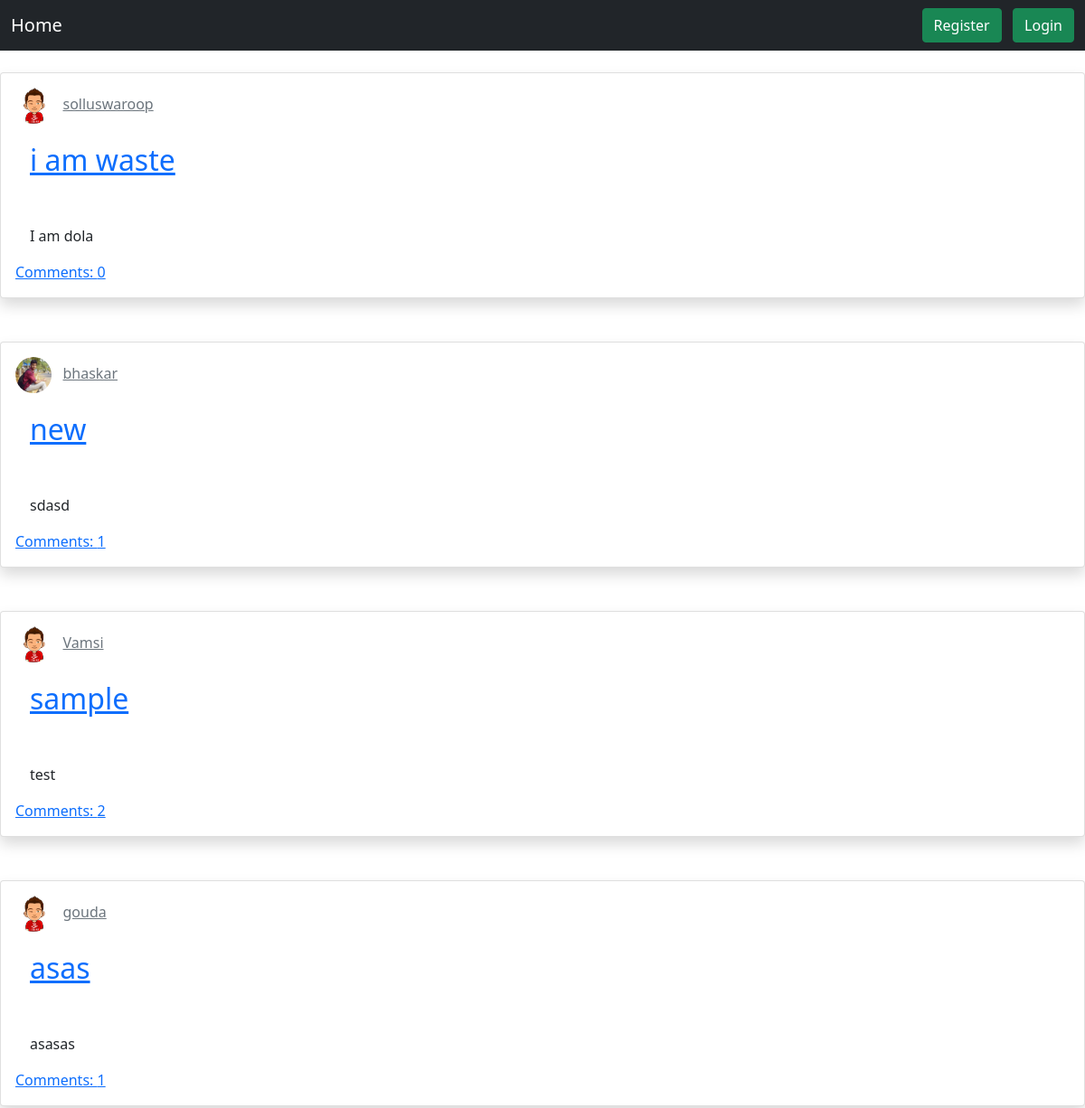
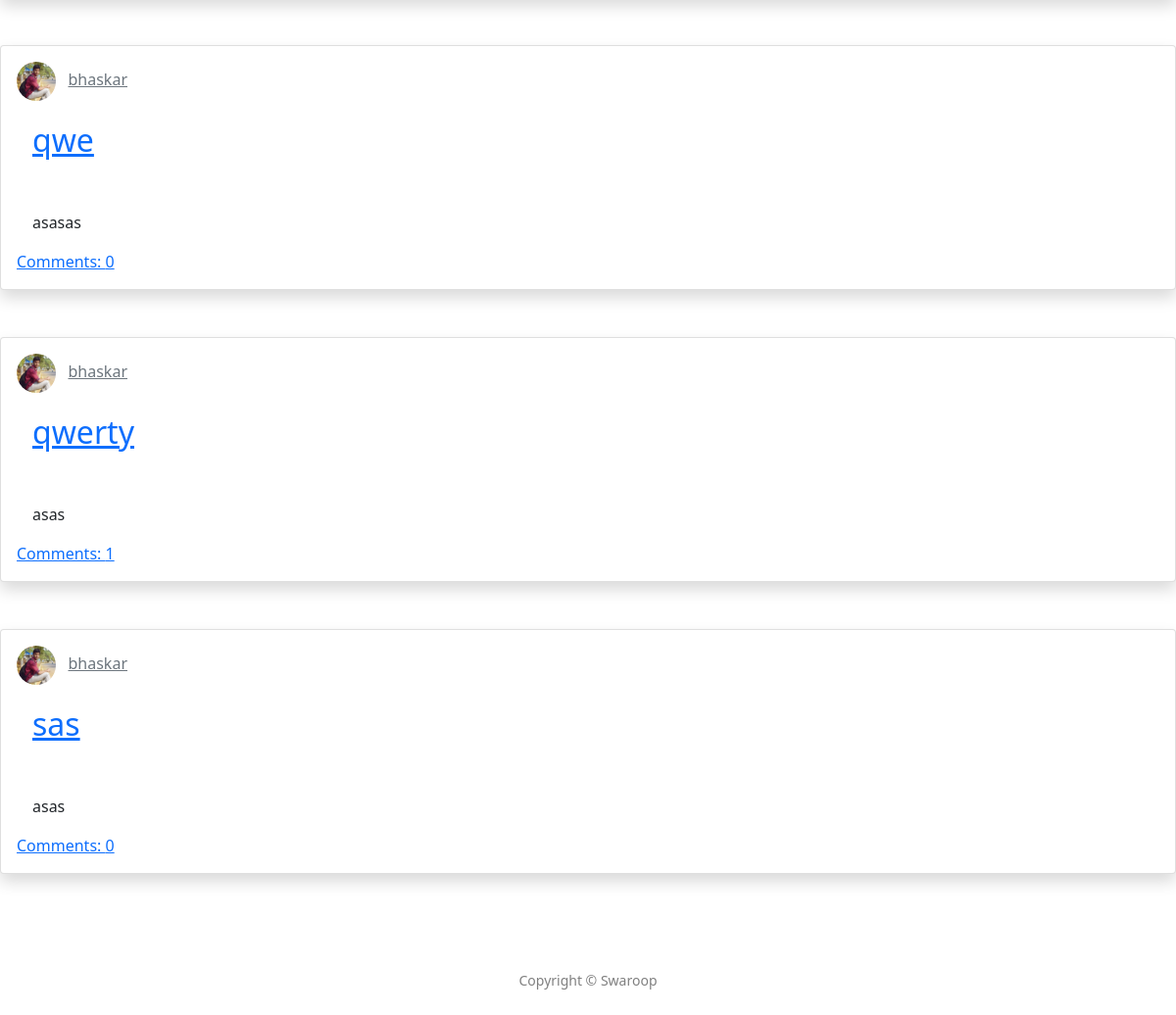
The app's page /, older data (2 pictures, top to bottom).
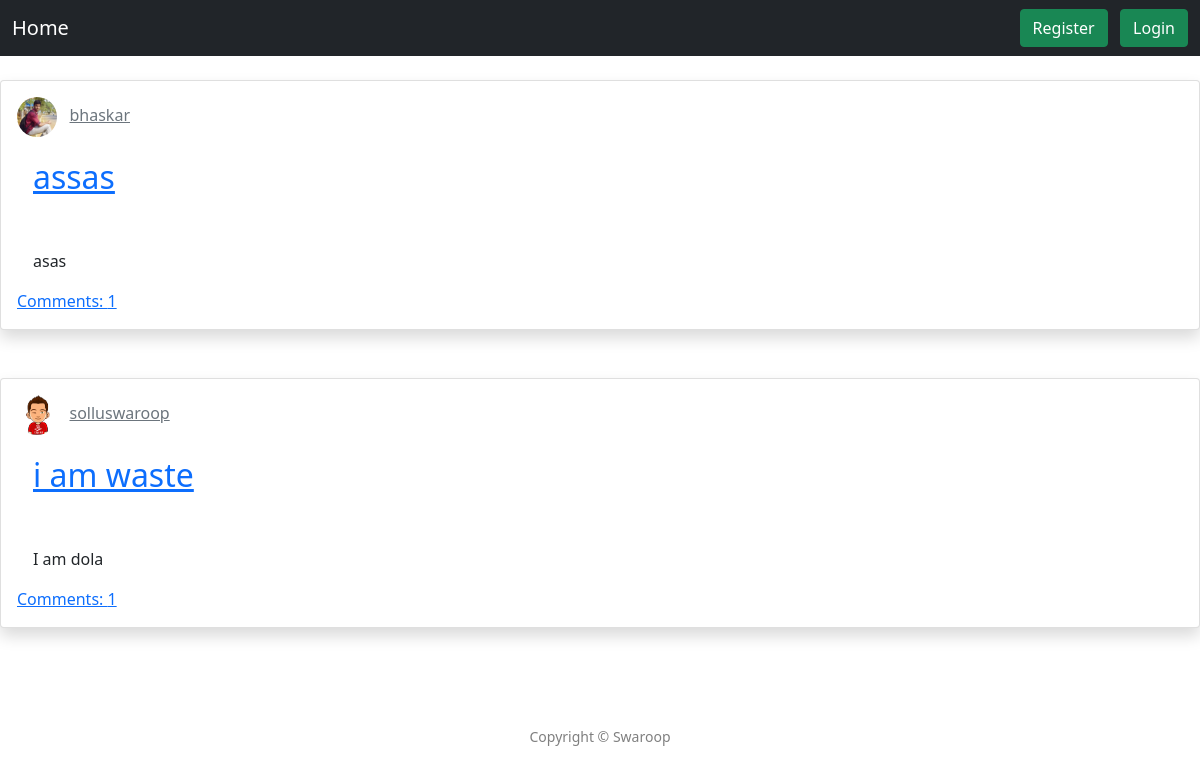
The same page, newer data.
### issues/models.py (models this page shows, shortened)
class Issue(models.Model):
    title = models.CharField(max_length=100)
    description = models.TextField()
    date_posted = models.DateTimeField(default=timezone.now)
    location = models.CharField(max_length=20)
    user = models.ForeignKey(User, on_delete=models.CASCADE)
    likes = models.IntegerField(default=0)
    dislikes = models.IntegerField(default=0)
    image = models.ImageField(upload_to='issue_images', blank=True)

class UserProfile(models.Model):
    user = models.OneToOneField(User, on_delete=models.CASCADE)
    bio = models.CharField(max_length=100, default='', blank=True)
    website = models.URLField(default='', blank=True)
    image = ProcessedImageField(default="default.png", upload_to='profile_image', processors=[ResizeToFill(200, 200)],
                                format='JPEG', options={'quality': 90})
    thumbnail = ImageSpecField(source='image', processors=[ResizeToFill(50, 50)], format='JPEG',
                               options={'quality': 100})

### issues/views.py (the view)
# urls.py: path('', views.index, name='index'),
def index(request):
    issues = Issue.objects.all().order_by('-date_posted')
    paginator = Paginator(issues, 10)
    page = request.GET.get('page')
    issues = paginator.get_page(page)
    return render(request, 'index.html', {'issues': issues})

### templates/index.html (shortened to what this page needs)
{% extends "header.html"%}
{% block content %}
{% for issue in issues %}
<div class="card shadow p-3 mb-5 bg-white rounded">
	<div style="text-align: inline;">
		<img src="{{ issue.user.userprofile.thumbnail.url }}" width="40" height="40" alt="Profile Image" style="border-radius: 50%;">
		<a class="card-subtitle mb-2 text-muted" href="{% url 'user-issues' issue.user.username %}">{{ issue.user }}</a>
	</div>
	<div class="card-body">
		<a class="card-title" style="font-size: 2em;" href="{% url 'issue-detail' issue.id %}">{{ issue.title }}</a>
		<p class="card-text">{{ issue.description|truncatewords:"30" }}</p>
	</div>
	<a href="{% url 'issue-detail' issue.id %}">Comments: {{ issue.comments.count }}</a>
</div>
{% endfor %}
{% endblock content %}

Row changes from the older to the newer data that the page shows:
removed Issue: user.userprofile.thumbnail (picture), user "bhaskar", title "new", description "sdasd", comments.count "1"
removed Issue: user.userprofile.thumbnail (placeholder picture), user "Vamsi", title "sample", description "test", comments.count "2"
removed Issue: user.userprofile.thumbnail (placeholder picture), user "gouda", title "asas", description "asasas", comments.count "1"
removed Issue: user.userprofile.thumbnail (picture), user "bhaskar", title "qwe", description "asasas", comments.count "0"
removed Issue: user.userprofile.thumbnail (picture), user "bhaskar", title "qwerty", description "asas", comments.count "1"
removed Issue: user.userprofile.thumbnail (picture), user "bhaskar", title "sas", description "asas", comments.count "0"
added Issue: user.userprofile.thumbnail (picture), user "bhaskar", title "assas", description "asas", comments.count "1"
computed for Issue "i am waste": comments.count "0" → "1"
